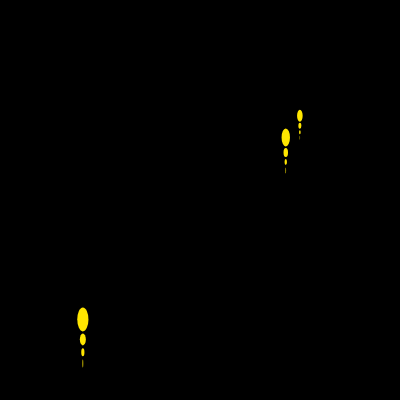
Frame 1 (no input)
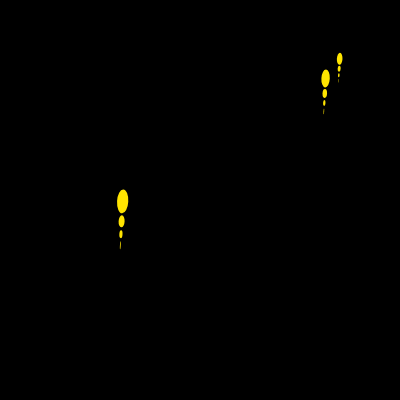
Frame 60 (no input)
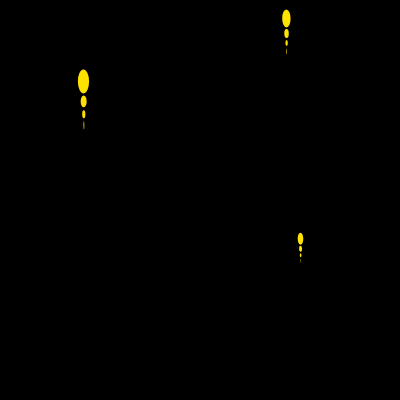
Frame 120 (the mouse pressed at the canvas centre since frame 60)

The p5.js sketch that drew these frames (run headless with seeded random() and noise() and a simulated clock; from frame 60 on, the mouse is pressed at the canvas centre):

// p5.js sketch
// ── sketch.js
let x, y, size;
let angle;
let pace;
let s;

function setup() {
  createCanvas(400, 400);
  // x = [random(0, width),random(0, width),random(0, width)];
  // y = [random(0, height),random(0, height),random(0, height)];
  x = [random(0, width), random(0, width), random(0, width)];
  y = [random(0, height), random(0, height), random(0, height)];
  size = [30, 40, 20];
  angle = [];
  pace = [1, 2, 3];
}

function draw() {
  background(0);
  for (i = 0; i < 3; i += 1) {
    fishmove(i);
    push();
    translate(x[i], y[i]);
    s = sin(frameCount * 0.05)
    rotate(angle[i] / 8 * s);
    if (sin(frameCount * 0.05) < 0){
        rotate(angle[i] / 8 * -s * 2);
    }

    teridyfish(0, 0, size[i]);
    pop();
    
    if(y[i] < 0 || y[i] > height){
    push();
    translate(x[i], y[i]);
    rotate( - PI);
    pop();
    pace[i] = -pace[i];
  }
    
    
  }
}

function teridyfish(px, py, psize) {
  noStroke();
  fill(255, 230 - frameCount * (psize / 1000), 0);
  ellipse(px, py, psize * 0.28, psize * 0.6);
  ellipse(px, py + psize * 0.5, psize * 0.15, psize * 0.3);
  ellipse(px, py + psize * 0.82, psize * 0.08, psize * 0.2);
  ellipse(px, py + psize * 1.1, psize * 0.02, psize * 0.2);
  //console.log(x)
}

function fishmove(t) {
  // x[t] = x[t] + 5 * cos(frameCount * 0.05);

  let x_angle = sin(frameCount * 0.05);
  let y_angle = cos(frameCount * 0.05);

  // x[t] = 10 * sin(frameCount * 0.05);
  x[t] = x[t] + x_angle;
  y[t] -= pace[i]
  angle[t] = atan2(x_angle, y_angle)
}
